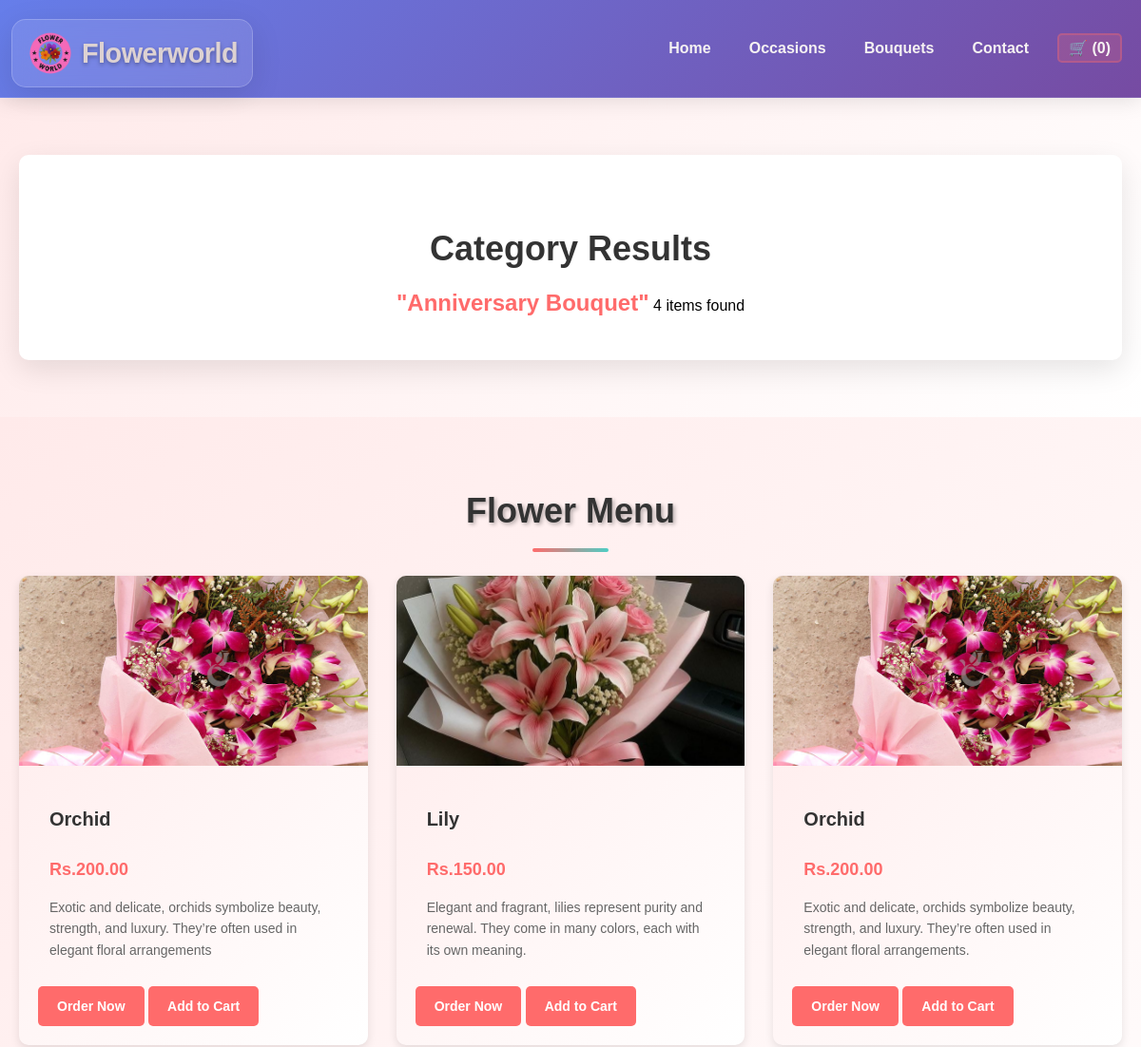
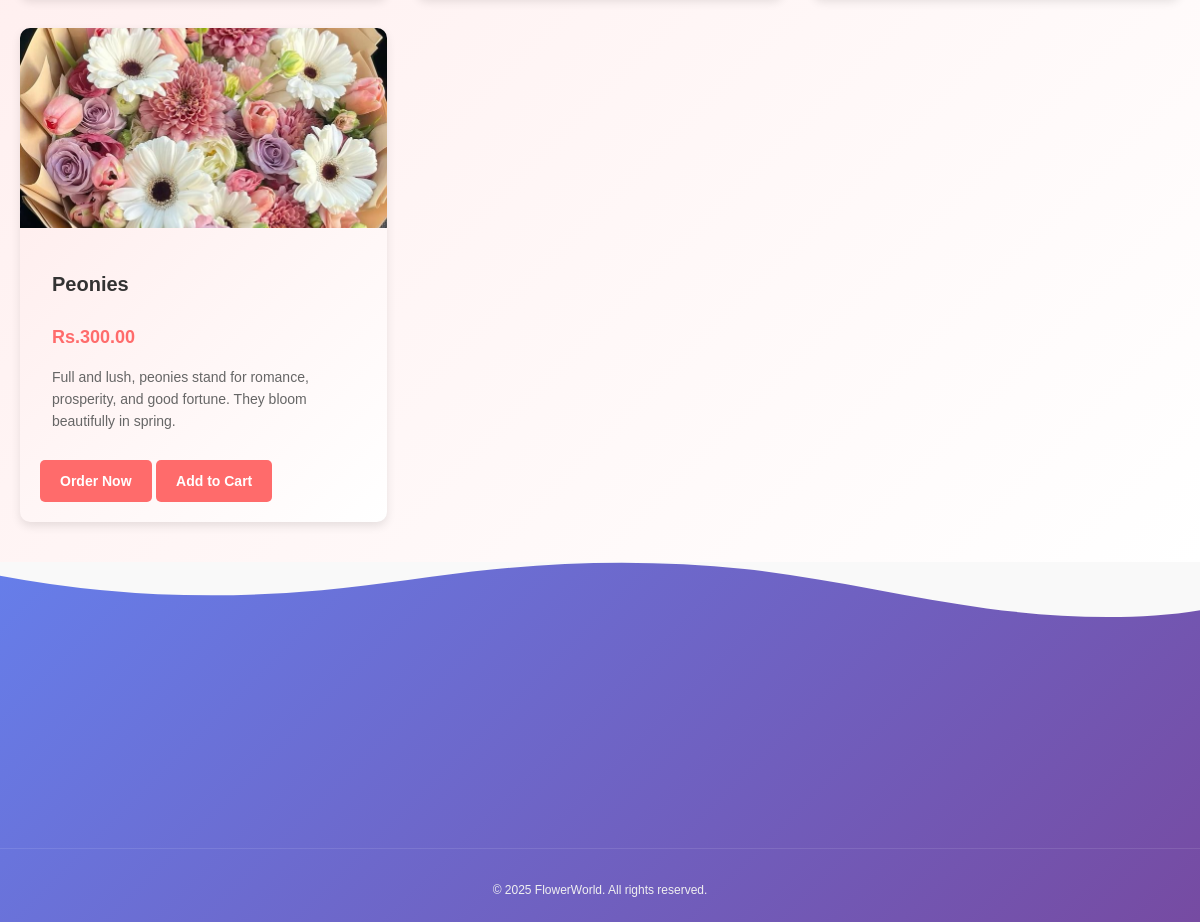
/category-flower.php?category_id=22, run on the app's committed database (2 pictures, top to bottom).
### tables this page shows
CREATE TABLE `tbl_flower` (
  `id` int(10) UNSIGNED NOT NULL,
  `title` varchar(100) NOT NULL,
  `description` text NOT NULL,
  `price` decimal(10,2) NOT NULL,
  `image_name` varchar(255) NOT NULL,
  `category_id` int(10) UNSIGNED NOT NULL,
  `featured` varchar(10) NOT NULL,
  `active` varchar(10) NOT NULL
);

### category-flower.php (the view, shortened to what this page needs)
<?php include('partials-front/menu.php'); ?>
<?php
    if(isset($_GET['category_id']))
    {
        $category_id = $_GET['category_id'];
        $sql = "SELECT title FROM tbl_category WHERE id=$category_id";
        $res = mysqli_query($conn, $sql);
        $row = mysqli_fetch_assoc($res);
        $category_title = $row['title'];
    }
    else
    {
        header('location:'.SITEURL);
    }
    $sql2 = "SELECT * FROM tbl_flower WHERE category_id=$category_id";
    $res2 = mysqli_query($conn, $sql2);
    $count2 = mysqli_num_rows($res2);
?>
<header class="main-header">
    <div class="container header-container">
        <div class="logo-container">
            <h1 class="logo">
                 <img src="images/home/logo1.png" alt="Flowerworld Logo" style="height: 50px; vertical-align: middle;"> Flowerworld
            </h1>
        </div>
        <nav>
            <ul>
                <li><a href="index.php">Home</a></li>
                <li><a href="categories.php">Occasions</a></li>
                <li><a href="flower.php">Bouquets</a></li>
                <li><a href="contact.php">Contact</a></li>
                <li><a href="cart.php">🛒 (<?php echo isset($_SESSION['cart']) ? count($_SESSION['cart']) : 0; ?>)</a></li>
            </ul>
        </nav>
    </div>
</header>
<section class="flower-search">
    <div class="container">
        <div class="search-results-container">
            <h2 class="search-title">Category Results</h2>
            <div class="search-info">
                <span class="search-term">"<?php echo htmlspecialchars($category_title); ?>"</span>
                <span class="search-count"><?php echo $count2; ?></span>
                <span class="search-count-text"><?php echo $count2 != 1 ? 'items' : 'item'; ?> found</span>
            </div>
        </div>
    </div>
</section>
<section class="flower-menu">
    <div class="container">
        <h2 class="section-title">Flower Menu</h2>
        <div class="menu-grid">
            <?php
            if($count2 > 0)
            {
                while($row2 = mysqli_fetch_assoc($res2))
                {
                    $id = $row2['id'];
                    $title = $row2['title'];
                    $price = $row2['price'];
                    $description = $row2['description'];
                    $image_name = $row2['image_name'];
            ?>
                <div class="flower-item" data-aos="fade-up" data-aos-delay="100">
                    <?php
                    if($image_name == "")
                    {
                        echo "<div class='error'>Image not Available.</div>";
                    }
                    else
                    {
                    ?>
                        <img src="<?php echo SITEURL; ?>images/flower/<?php echo $image_name; ?>" alt="<?php echo $title; ?>" class="flower-img">
                    <?php
                    }
                    ?>
                    <div class="flower-info">
                        <h3 class="flower-title"><?php echo $title; ?></h3>
                        <p class="flower-price">Rs.<?php echo $price; ?></p>
                        <p class="flower-description"><?php echo $description; ?></p>
                        <a href="<?php echo SITEURL; ?>order.php?flower_id=<?php echo $id; ?>" class="btn">Order Now</a>
                        <a href="<?php echo SITEURL; ?>add-to-cart.php?flower_id=<?php echo $id; ?>" class="btn btn-primary">Add to Cart</a>
                    </div>
                </div>
            <?php
                }
            }
            else
            {
                echo "<div class='error'>No flowers available in this category.</div>";
            }
            ?>
        </div>
    </div>
</section>
<?php include('partials-front/footer.php'); ?>

### partials-front/css/checkout.css (style rules this page uses)
body { font-family: 'Quicksand', sans-serif; background: linear-gradient(135deg, #ffeaea 0%, #ffffff 100%); margin: 0; padding: 0; }
h2 { text-align: center; color: #d63031; margin-bottom: 30px; font-size: 28px; }

### data on the page
tbl_flower: image_name (picture), title "Orchid", price "200.00", description "Exotic and delicate, orchids symbolize beauty, strength, and luxury. They’re often used in elegant floral arrangements"
tbl_flower: image_name (picture), title "Lily", price "150.00", description "Elegant and fragrant, lilies represent purity and renewal. They come in many colors, each with its own meaning."
tbl_flower: image_name (picture), title "Orchid", price "200.00", description "Exotic and delicate, orchids symbolize beauty, strength, and luxury. They’re often used in elegant floral arrangements."
tbl_flower: image_name (picture), title "Peonies", price "300.00", description "Full and lush, peonies stand for romance, prosperity, and good fortune. They bloom beautifully in spring."

### other printed values
$count2 "4"
